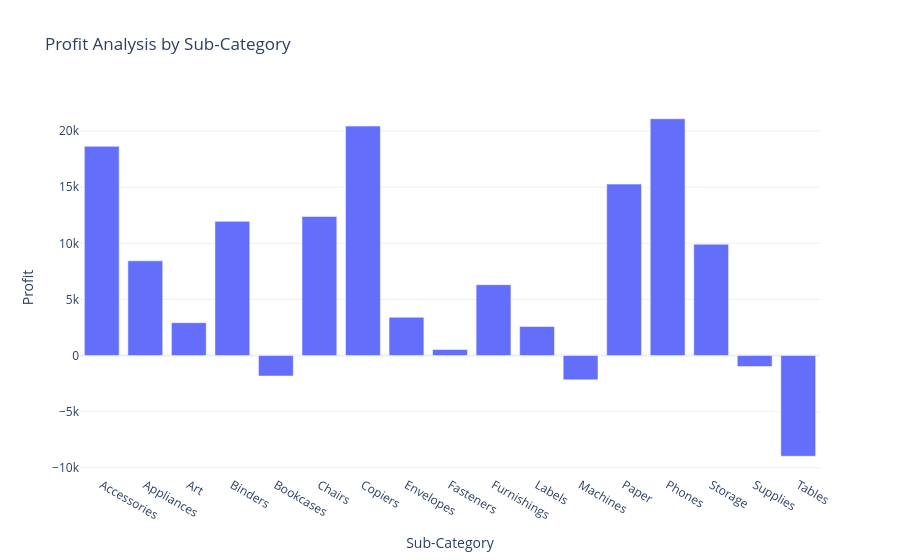

Here is the notebook cell this chart was saved with:
### Code cell
fig = px.bar(profit_by_subcategory, x='Sub-Category', 
             y='Profit', 
             title='Profit Analysis by Sub-Category')
fig.show()

### Figure 1 — Plotly figure (JSON) as saved in the notebook; plotly's stock layout.template omitted (floating-point values rounded to 4 significant figures)
{"data": [{"alignmentgroup": "True", "hovertemplate": "Sub-Category=%{x}<br>Profit=%{y}<extra></extra>", "legendgroup": "", "marker": {"color": "#636efa", "pattern": {"shape": ""}}, "name": "", "offsetgroup": "", "orientation": "v", "showlegend": false, "textposition": "auto", "type": "bar", "x": ["Accessories", "Appliances", "Art", "Binders", "Bookcases", "Chairs", "Copiers", "Envelopes", "Fasteners", "Furnishings", "Labels", "Machines", "Paper", "Phones", "Storage", "Supplies", "Tables"], "xaxis": "x", "y": [18640.0, 8443.0, 2932.0, 11950.0, -1826.0, 12390.0, 20440.0, 3415.0, 535.2, 6312.0, 2597.0, -2165.0, 15270.0, 21100.0, 9913.0, -983.8, -8971.0], "yaxis": "y"}], "layout": {"autosize": true, "barmode": "relative", "legend": {"tracegroupgap": 0}, "title": {"text": "Profit Analysis by Sub-Category"}, "xaxis": {"anchor": "y", "autorange": true, "domain": [0, 1], "range": [-0.5, 16.5], "title": {"text": "Sub-Category"}, "type": "category"}, "yaxis": {"anchor": "x", "autorange": true, "domain": [0, 1], "range": [-10640.0, 22770.0], "title": {"text": "Profit"}, "type": "linear"}}}
